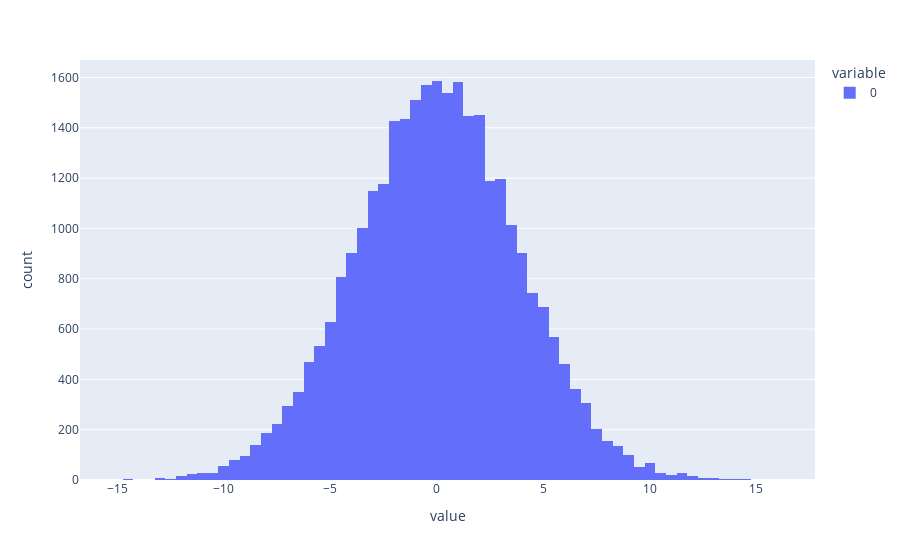

This figure's notebook cell:
### Code cell
px.histogram(np.diff(picnic1["prem_disc"]))

### Figure 1 — Plotly figure (JSON) as saved in the notebook; plotly's stock layout.template omitted (floating-point values rounded to 4 significant figures; data arrays with more than 128 entries replaced by an {"elided": "..."} marker saying what was removed)
{"data": [{"alignmentgroup": "True", "bingroup": "x", "hovertemplate": "variable=0<br>value=%{x}<br>count=%{y}<extra></extra>", "legendgroup": "0", "marker": {"color": "#636efa", "pattern": {"shape": ""}}, "name": "0", "offsetgroup": "0", "orientation": "v", "showlegend": true, "type": "histogram", "x": {"elided": "29999 float values"}, "xaxis": "x", "yaxis": "y"}], "layout": {"barmode": "relative", "legend": {"title": {"text": "variable"}, "tracegroupgap": 0}, "margin": {"t": 60}, "xaxis": {"anchor": "y", "domain": [0, 1], "title": {"text": "value"}}, "yaxis": {"anchor": "x", "domain": [0, 1], "title": {"text": "count"}}}}
